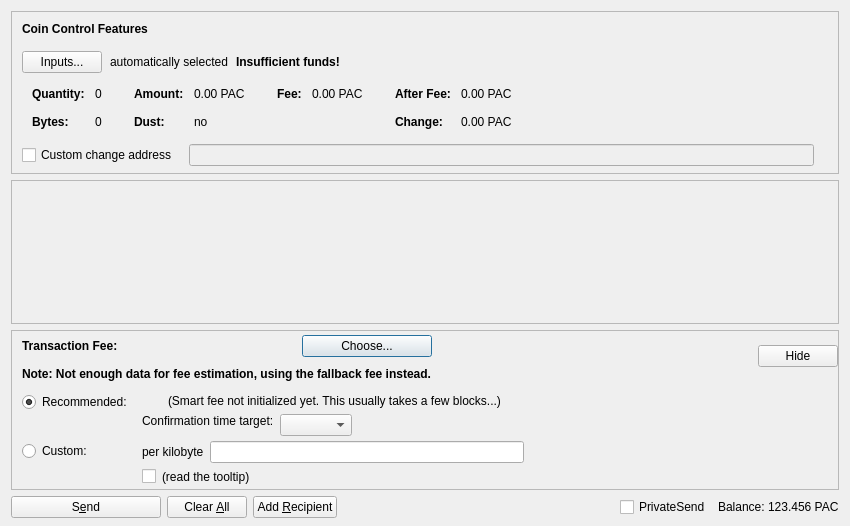
<?xml version="1.0" encoding="UTF-8"?>
<ui version="4.0">
 <class>SendCoinsDialog</class>
 <widget class="QDialog" name="SendCoinsDialog">
  <property name="geometry">
   <rect>
    <x>0</x>
    <y>0</y>
    <width>850</width>
    <height>526</height>
   </rect>
  </property>
  <property name="windowTitle">
   <string>Send Coins</string>
  </property>
  <layout class="QVBoxLayout" name="verticalLayout" stretch="0,1,0,0">
   <property name="bottomMargin">
    <number>8</number>
   </property>
   <item>
    <widget class="QFrame" name="frameCoinControl">
     <property name="sizePolicy">
      <sizepolicy hsizetype="Expanding" vsizetype="Expanding">
       <horstretch>0</horstretch>
       <verstretch>0</verstretch>
      </sizepolicy>
     </property>
     <property name="maximumSize">
      <size>
       <width>16777215</width>
       <height>16777215</height>
      </size>
     </property>
     <property name="frameShape">
      <enum>QFrame::StyledPanel</enum>
     </property>
     <property name="frameShadow">
      <enum>QFrame::Sunken</enum>
     </property>
     <layout class="QVBoxLayout" name="verticalLayoutCoinControl2">
      <property name="spacing">
       <number>0</number>
      </property>
      <property name="leftMargin">
       <number>0</number>
      </property>
      <property name="topMargin">
       <number>0</number>
      </property>
      <property name="rightMargin">
       <number>0</number>
      </property>
      <property name="bottomMargin">
       <number>6</number>
      </property>
      <item>
       <layout class="QVBoxLayout" name="verticalLayoutCoinControl" stretch="0,0,0,0,1">
        <property name="spacing">
         <number>0</number>
        </property>
        <property name="leftMargin">
         <number>10</number>
        </property>
        <property name="topMargin">
         <number>10</number>
        </property>
        <item>
         <layout class="QHBoxLayout" name="horizontalLayoutCoinControl1">
          <property name="bottomMargin">
           <number>15</number>
          </property>
          <item>
           <widget class="QLabel" name="labelCoinControlFeatures">
            <property name="sizePolicy">
             <sizepolicy hsizetype="Preferred" vsizetype="Maximum">
              <horstretch>0</horstretch>
              <verstretch>0</verstretch>
             </sizepolicy>
            </property>
            <property name="font">
             <font>
              <weight>75</weight>
              <bold>true</bold>
             </font>
            </property>
            <property name="styleSheet">
             <string notr="true">font-weight:bold;</string>
            </property>
            <property name="text">
             <string>Coin Control Features</string>
            </property>
           </widget>
          </item>
         </layout>
        </item>
        <item>
         <layout class="QHBoxLayout" name="horizontalLayoutCoinControl2" stretch="0,0,0,0">
          <property name="spacing">
           <number>8</number>
          </property>
          <property name="bottomMargin">
           <number>10</number>
          </property>
          <item>
           <widget class="QPushButton" name="pushButtonCoinControl">
            <property name="styleSheet">
             <string notr="true"/>
            </property>
            <property name="text">
             <string>Inputs...</string>
            </property>
            <property name="autoDefault">
             <bool>false</bool>
            </property>
           </widget>
          </item>
          <item>
           <widget class="QLabel" name="labelCoinControlAutomaticallySelected">
            <property name="text">
             <string>automatically selected</string>
            </property>
            <property name="margin">
             <number>5</number>
            </property>
           </widget>
          </item>
          <item>
           <widget class="QLabel" name="labelCoinControlInsuffFunds">
            <property name="font">
             <font>
              <weight>75</weight>
              <bold>true</bold>
             </font>
            </property>
            <property name="styleSheet">
             <string notr="true">font-weight:bold;</string>
            </property>
            <property name="text">
             <string>Insufficient funds!</string>
            </property>
            <property name="margin">
             <number>5</number>
            </property>
           </widget>
          </item>
          <item>
           <spacer name="horizontalSpacerCoinControl">
            <property name="orientation">
             <enum>Qt::Horizontal</enum>
            </property>
            <property name="sizeHint" stdset="0">
             <size>
              <width>40</width>
              <height>1</height>
             </size>
            </property>
           </spacer>
          </item>
         </layout>
        </item>
        <item>
         <widget class="QWidget" name="widgetCoinControl" native="true">
          <property name="sizePolicy">
           <sizepolicy hsizetype="Preferred" vsizetype="Preferred">
            <horstretch>0</horstretch>
            <verstretch>0</verstretch>
           </sizepolicy>
          </property>
          <property name="minimumSize">
           <size>
            <width>0</width>
            <height>0</height>
           </size>
          </property>
          <property name="styleSheet">
           <string notr="true"/>
          </property>
          <layout class="QHBoxLayout" name="horizontalLayoutCoinControl5">
           <property name="leftMargin">
            <number>0</number>
           </property>
           <property name="topMargin">
            <number>0</number>
           </property>
           <property name="rightMargin">
            <number>0</number>
           </property>
           <property name="bottomMargin">
            <number>0</number>
           </property>
           <item>
            <layout class="QHBoxLayout" name="horizontalLayoutCoinControl3" stretch="0,0,0,1">
             <property name="spacing">
              <number>20</number>
             </property>
             <property name="topMargin">
              <number>0</number>
             </property>
             <property name="bottomMargin">
              <number>10</number>
             </property>
             <item>
              <layout class="QFormLayout" name="formLayoutCoinControl1">
               <property name="horizontalSpacing">
                <number>10</number>
               </property>
               <property name="verticalSpacing">
                <number>14</number>
               </property>
               <property name="leftMargin">
                <number>10</number>
               </property>
               <property name="topMargin">
                <number>4</number>
               </property>
               <property name="rightMargin">
                <number>6</number>
               </property>
               <item row="0" column="0">
                <widget class="QLabel" name="labelCoinControlQuantityText">
                 <property name="font">
                  <font>
                   <weight>75</weight>
                   <bold>true</bold>
                  </font>
                 </property>
                 <property name="text">
                  <string>Quantity:</string>
                 </property>
                 <property name="margin">
                  <number>0</number>
                 </property>
                </widget>
               </item>
               <item row="0" column="1">
                <widget class="QLabel" name="labelCoinControlQuantity">
                 <property name="cursor">
                  <cursorShape>IBeamCursor</cursorShape>
                 </property>
                 <property name="contextMenuPolicy">
                  <enum>Qt::ActionsContextMenu</enum>
                 </property>
                 <property name="text">
                  <string notr="true">0</string>
                 </property>
                 <property name="margin">
                  <number>0</number>
                 </property>
                 <property name="textInteractionFlags">
                  <set>Qt::LinksAccessibleByMouse|Qt::TextSelectableByKeyboard|Qt::TextSelectableByMouse</set>
                 </property>
                </widget>
               </item>
               <item row="1" column="0">
                <widget class="QLabel" name="labelCoinControlBytesText">
                 <property name="font">
                  <font>
                   <weight>75</weight>
                   <bold>true</bold>
                  </font>
                 </property>
                 <property name="text">
                  <string>Bytes:</string>
                 </property>
                </widget>
               </item>
               <item row="1" column="1">
                <widget class="QLabel" name="labelCoinControlBytes">
                 <property name="cursor">
                  <cursorShape>IBeamCursor</cursorShape>
                 </property>
                 <property name="contextMenuPolicy">
                  <enum>Qt::ActionsContextMenu</enum>
                 </property>
                 <property name="text">
                  <string notr="true">0</string>
                 </property>
                 <property name="textInteractionFlags">
                  <set>Qt::LinksAccessibleByMouse|Qt::TextSelectableByKeyboard|Qt::TextSelectableByMouse</set>
                 </property>
                </widget>
               </item>
              </layout>
             </item>
             <item>
              <layout class="QFormLayout" name="formLayoutCoinControl2">
               <property name="horizontalSpacing">
                <number>10</number>
               </property>
               <property name="verticalSpacing">
                <number>14</number>
               </property>
               <property name="leftMargin">
                <number>6</number>
               </property>
               <property name="topMargin">
                <number>4</number>
               </property>
               <property name="rightMargin">
                <number>6</number>
               </property>
               <item row="0" column="0">
                <widget class="QLabel" name="labelCoinControlAmountText">
                 <property name="font">
                  <font>
                   <weight>75</weight>
                   <bold>true</bold>
                  </font>
                 </property>
                 <property name="text">
                  <string>Amount:</string>
                 </property>
                 <property name="margin">
                  <number>0</number>
                 </property>
                </widget>
               </item>
               <item row="0" column="1">
                <widget class="QLabel" name="labelCoinControlAmount">
                 <property name="cursor">
                  <cursorShape>IBeamCursor</cursorShape>
                 </property>
                 <property name="contextMenuPolicy">
                  <enum>Qt::ActionsContextMenu</enum>
                 </property>
                 <property name="text">
                  <string notr="true">0.00 PAC</string>
                 </property>
                 <property name="textInteractionFlags">
                  <set>Qt::LinksAccessibleByMouse|Qt::TextSelectableByKeyboard|Qt::TextSelectableByMouse</set>
                 </property>
                </widget>
               </item>
               <item row="1" column="0">
                <widget class="QLabel" name="labelCoinControlLowOutputText">
                 <property name="font">
                  <font>
                   <weight>75</weight>
                   <bold>true</bold>
                  </font>
                 </property>
                 <property name="text">
                  <string>Dust:</string>
                 </property>
                </widget>
               </item>
               <item row="1" column="1">
                <widget class="QLabel" name="labelCoinControlLowOutput">
                 <property name="cursor">
                  <cursorShape>IBeamCursor</cursorShape>
                 </property>
                 <property name="contextMenuPolicy">
                  <enum>Qt::ActionsContextMenu</enum>
                 </property>
                 <property name="text">
                  <string notr="true">no</string>
                 </property>
                 <property name="textInteractionFlags">
                  <set>Qt::LinksAccessibleByMouse|Qt::TextSelectableByKeyboard|Qt::TextSelectableByMouse</set>
                 </property>
                </widget>
               </item>
              </layout>
             </item>
             <item>
              <layout class="QFormLayout" name="formLayoutCoinControl3">
               <property name="horizontalSpacing">
                <number>10</number>
               </property>
               <property name="verticalSpacing">
                <number>14</number>
               </property>
               <property name="leftMargin">
                <number>6</number>
               </property>
               <property name="topMargin">
                <number>4</number>
               </property>
               <property name="rightMargin">
                <number>6</number>
               </property>
               <item row="0" column="0">
                <widget class="QLabel" name="labelCoinControlFeeText">
                 <property name="font">
                  <font>
                   <weight>75</weight>
                   <bold>true</bold>
                  </font>
                 </property>
                 <property name="text">
                  <string>Fee:</string>
                 </property>
                 <property name="margin">
                  <number>0</number>
                 </property>
                </widget>
               </item>
               <item row="0" column="1">
                <widget class="QLabel" name="labelCoinControlFee">
                 <property name="cursor">
                  <cursorShape>IBeamCursor</cursorShape>
                 </property>
                 <property name="contextMenuPolicy">
                  <enum>Qt::ActionsContextMenu</enum>
                 </property>
                 <property name="text">
                  <string notr="true">0.00 PAC</string>
                 </property>
                 <property name="textInteractionFlags">
                  <set>Qt::LinksAccessibleByMouse|Qt::TextSelectableByKeyboard|Qt::TextSelectableByMouse</set>
                 </property>
                </widget>
               </item>
              </layout>
             </item>
             <item>
              <layout class="QFormLayout" name="formLayoutCoinControl4">
               <property name="horizontalSpacing">
                <number>10</number>
               </property>
               <property name="verticalSpacing">
                <number>14</number>
               </property>
               <property name="leftMargin">
                <number>6</number>
               </property>
               <property name="topMargin">
                <number>4</number>
               </property>
               <property name="rightMargin">
                <number>6</number>
               </property>
               <item row="0" column="0">
                <widget class="QLabel" name="labelCoinControlAfterFeeText">
                 <property name="font">
                  <font>
                   <weight>75</weight>
                   <bold>true</bold>
                  </font>
                 </property>
                 <property name="text">
                  <string>After Fee:</string>
                 </property>
                 <property name="margin">
                  <number>0</number>
                 </property>
                </widget>
               </item>
               <item row="0" column="1">
                <widget class="QLabel" name="labelCoinControlAfterFee">
                 <property name="cursor">
                  <cursorShape>IBeamCursor</cursorShape>
                 </property>
                 <property name="contextMenuPolicy">
                  <enum>Qt::ActionsContextMenu</enum>
                 </property>
                 <property name="text">
                  <string notr="true">0.00 PAC</string>
                 </property>
                 <property name="textInteractionFlags">
                  <set>Qt::LinksAccessibleByMouse|Qt::TextSelectableByKeyboard|Qt::TextSelectableByMouse</set>
                 </property>
                </widget>
               </item>
               <item row="1" column="0">
                <widget class="QLabel" name="labelCoinControlChangeText">
                 <property name="font">
                  <font>
                   <weight>75</weight>
                   <bold>true</bold>
                  </font>
                 </property>
                 <property name="text">
                  <string>Change:</string>
                 </property>
                </widget>
               </item>
               <item row="1" column="1">
                <widget class="QLabel" name="labelCoinControlChange">
                 <property name="cursor">
                  <cursorShape>IBeamCursor</cursorShape>
                 </property>
                 <property name="contextMenuPolicy">
                  <enum>Qt::ActionsContextMenu</enum>
                 </property>
                 <property name="text">
                  <string notr="true">0.00 PAC</string>
                 </property>
                 <property name="textInteractionFlags">
                  <set>Qt::LinksAccessibleByMouse|Qt::TextSelectableByKeyboard|Qt::TextSelectableByMouse</set>
                 </property>
                </widget>
               </item>
              </layout>
             </item>
            </layout>
           </item>
          </layout>
         </widget>
        </item>
        <item>
         <layout class="QHBoxLayout" name="horizontalLayoutCoinControl4" stretch="0,0,0">
          <property name="spacing">
           <number>12</number>
          </property>
          <property name="sizeConstraint">
           <enum>QLayout::SetDefaultConstraint</enum>
          </property>
          <property name="topMargin">
           <number>5</number>
          </property>
          <property name="rightMargin">
           <number>5</number>
          </property>
          <item>
           <widget class="QCheckBox" name="checkBoxCoinControlChange">
            <property name="toolTip">
             <string>If this is activated, but the change address is empty or invalid, change will be sent to a newly generated address.</string>
            </property>
            <property name="text">
             <string>Custom change address</string>
            </property>
           </widget>
          </item>
          <item>
           <widget class="QValidatedLineEdit" name="lineEditCoinControlChange">
            <property name="enabled">
             <bool>false</bool>
            </property>
            <property name="sizePolicy">
             <sizepolicy hsizetype="Expanding" vsizetype="Fixed">
              <horstretch>0</horstretch>
              <verstretch>0</verstretch>
             </sizepolicy>
            </property>
           </widget>
          </item>
          <item>
           <widget class="QLabel" name="labelCoinControlChangeLabel">
            <property name="sizePolicy">
             <sizepolicy hsizetype="Preferred" vsizetype="Expanding">
              <horstretch>0</horstretch>
              <verstretch>0</verstretch>
             </sizepolicy>
            </property>
            <property name="minimumSize">
             <size>
              <width>0</width>
              <height>0</height>
             </size>
            </property>
            <property name="text">
             <string/>
            </property>
            <property name="margin">
             <number>3</number>
            </property>
           </widget>
          </item>
         </layout>
        </item>
        <item>
         <spacer name="verticalSpacerCoinControl">
          <property name="orientation">
           <enum>Qt::Vertical</enum>
          </property>
          <property name="sizeHint" stdset="0">
           <size>
            <width>800</width>
            <height>1</height>
           </size>
          </property>
         </spacer>
        </item>
       </layout>
      </item>
     </layout>
    </widget>
   </item>
   <item>
    <widget class="QScrollArea" name="scrollArea">
     <property name="widgetResizable">
      <bool>true</bool>
     </property>
     <widget class="QWidget" name="scrollAreaWidgetContents">
      <property name="geometry">
       <rect>
        <x>0</x>
        <y>0</y>
        <width>830</width>
        <height>104</height>
       </rect>
      </property>
      <layout class="QVBoxLayout" name="verticalLayout_2" stretch="0,1">
       <property name="leftMargin">
        <number>0</number>
       </property>
       <property name="topMargin">
        <number>0</number>
       </property>
       <property name="rightMargin">
        <number>0</number>
       </property>
       <property name="bottomMargin">
        <number>0</number>
       </property>
       <item>
        <layout class="QVBoxLayout" name="entries">
         <property name="spacing">
          <number>6</number>
         </property>
        </layout>
       </item>
       <item>
        <spacer name="verticalSpacer">
         <property name="orientation">
          <enum>Qt::Vertical</enum>
         </property>
         <property name="sizeHint" stdset="0">
          <size>
           <width>20</width>
           <height>40</height>
          </size>
         </property>
        </spacer>
       </item>
      </layout>
     </widget>
    </widget>
   </item>
   <item>
    <widget class="QFrame" name="frameFee">
     <property name="sizePolicy">
      <sizepolicy hsizetype="Expanding" vsizetype="Expanding">
       <horstretch>0</horstretch>
       <verstretch>0</verstretch>
      </sizepolicy>
     </property>
     <property name="maximumSize">
      <size>
       <width>16777215</width>
       <height>16777215</height>
      </size>
     </property>
     <property name="frameShape">
      <enum>QFrame::StyledPanel</enum>
     </property>
     <property name="frameShadow">
      <enum>QFrame::Sunken</enum>
     </property>
     <layout class="QVBoxLayout" name="verticalLayoutFee1">
      <property name="spacing">
       <number>0</number>
      </property>
      <property name="leftMargin">
       <number>0</number>
      </property>
      <property name="topMargin">
       <number>0</number>
      </property>
      <property name="rightMargin">
       <number>0</number>
      </property>
      <property name="bottomMargin">
       <number>0</number>
      </property>
      <item>
       <layout class="QVBoxLayout" name="verticalLayoutFee2" stretch="0,0,0">
        <property name="spacing">
         <number>0</number>
        </property>
        <property name="leftMargin">
         <number>10</number>
        </property>
        <property name="topMargin">
         <number>0</number>
        </property>
        <item>
         <layout class="QHBoxLayout" name="horizontalLayoutFee1">
          <property name="bottomMargin">
           <number>0</number>
          </property>
          <item>
           <layout class="QVBoxLayout" name="verticalLayoutFee7">
            <property name="spacing">
             <number>0</number>
            </property>
            <item>
             <spacer name="verticalSpacerSmartFee">
              <property name="orientation">
               <enum>Qt::Vertical</enum>
              </property>
              <property name="sizeType">
               <enum>QSizePolicy::Fixed</enum>
              </property>
              <property name="sizeHint" stdset="0">
               <size>
                <width>1</width>
                <height>4</height>
               </size>
              </property>
             </spacer>
            </item>
            <item>
             <layout class="QHBoxLayout" name="horizontalLayoutSmartFee">
              <property name="spacing">
               <number>10</number>
              </property>
              <item>
               <widget class="QLabel" name="labelFeeHeadline">
                <property name="sizePolicy">
                 <sizepolicy hsizetype="Preferred" vsizetype="Maximum">
                  <horstretch>0</horstretch>
                  <verstretch>0</verstretch>
                 </sizepolicy>
                </property>
                <property name="font">
                 <font>
                  <weight>75</weight>
                  <bold>true</bold>
                 </font>
                </property>
                <property name="styleSheet">
                 <string notr="true">font-weight:bold;</string>
                </property>
                <property name="text">
                 <string>Transaction Fee:</string>
                </property>
               </widget>
              </item>
              <item>
               <widget class="QLabel" name="labelFeeMinimized">
                <property name="text">
                 <string/>
                </property>
               </widget>
              </item>
              <item>
               <widget class="QPushButton" name="buttonChooseFee">
                <property name="text">
                 <string>Choose...</string>
                </property>
               </widget>
              </item>
             </layout>
            </item>
            <item>
             <spacer name="verticalSpacer_7">
              <property name="orientation">
               <enum>Qt::Vertical</enum>
              </property>
              <property name="sizeHint" stdset="0">
               <size>
                <width>1</width>
                <height>10</height>
               </size>
              </property>
             </spacer>
            </item>
            <item>
             <widget class="QLabel" name="fallbackFeeWarningLabel">
              <property name="toolTip">
               <string>Using the fallbackfee can result in sending a transaction that will take several hours or days (or never) to confirm. Consider choosing your fee manually or wait until you have validated the complete chain.</string>
              </property>
              <property name="font">
              <font>
                  <weight>75</weight>
                  <bold>true</bold>
              </font>
              </property>
              <property name="text">
               <string>Note: Not enough data for fee estimation, using the fallback fee instead.</string>
              </property>
              <property name="wordWrap">
               <bool>false</bool>
              </property>
             </widget>
            </item>
            <item>
             <spacer name="verticalSpacer_5">
              <property name="orientation">
               <enum>Qt::Vertical</enum>
              </property>
              <property name="sizeHint" stdset="0">
               <size>
                <width>1</width>
                <height>1</height>
               </size>
              </property>
             </spacer>
            </item>
           </layout>
          </item>
          <item>
           <spacer name="horizontalSpacer_4">
            <property name="orientation">
             <enum>Qt::Horizontal</enum>
            </property>
            <property name="sizeHint" stdset="0">
             <size>
              <width>1</width>
              <height>1</height>
             </size>
            </property>
           </spacer>
          </item>
          <item>
           <widget class="QPushButton" name="buttonMinimizeFee">
            <property name="toolTip">
             <string>collapse fee-settings</string>
            </property>
            <property name="text">
             <string>Hide</string>
            </property>
           </widget>
          </item>
         </layout>
        </item>
        <item>
         <widget class="QFrame" name="frameFeeSelection">
          <layout class="QVBoxLayout" name="verticalLayoutFee12">
           <property name="spacing">
            <number>0</number>
           </property>
           <property name="leftMargin">
            <number>0</number>
           </property>
           <property name="topMargin">
            <number>0</number>
           </property>
           <property name="rightMargin">
            <number>0</number>
           </property>
           <property name="bottomMargin">
            <number>0</number>
           </property>
           <item>
            <layout class="QGridLayout" name="gridLayoutFee">
             <property name="topMargin">
              <number>10</number>
             </property>
             <property name="bottomMargin">
              <number>4</number>
             </property>
             <property name="horizontalSpacing">
              <number>10</number>
             </property>
             <property name="verticalSpacing">
              <number>4</number>
             </property>
             <item row="1" column="1">
              <layout class="QVBoxLayout" name="verticalLayoutFee8">
               <property name="spacing">
                <number>6</number>
               </property>
               <item>
                <layout class="QHBoxLayout" name="horizontalLayoutFee13">
                 <item>
                  <widget class="QLabel" name="labelCustomPerKilobyte">
                   <property name="toolTip">
                    <string>If the custom fee is set to 1000 duffs and the transaction is only 250 bytes, then &quot;per kilobyte&quot; only pays 250 duffs in fee,&lt;br /&gt;while &quot;at least&quot; pays 1000 duffs. For transactions bigger than a kilobyte both pay by kilobyte.</string>
                   </property>
                   <property name="text">
                    <string>per kilobyte</string>
                   </property>
                  </widget>
                 </item>
                 <item>
                  <widget class="BitcoinAmountField" name="customFee"/>
                 </item>
                 <item>
                  <spacer name="horizontalSpacer_6">
                   <property name="orientation">
                    <enum>Qt::Horizontal</enum>
                   </property>
                   <property name="sizeHint" stdset="0">
                    <size>
                     <width>1</width>
                     <height>1</height>
                    </size>
                   </property>
                  </spacer>
                 </item>
                </layout>
               </item>
               <item>
                <layout class="QHBoxLayout" name="horizontalLayoutFee8">
                 <item>
                  <widget class="QCheckBox" name="checkBoxMinimumFee">
                   <property name="toolTip">
                    <string>Paying only the minimum fee is just fine as long as there is less transaction volume than space in the blocks.&lt;br /&gt;But be aware that this can end up in a never confirming transaction once there is more demand for pacglobal transactions than the network can process.</string>
                   </property>
                   <property name="text">
                    <string/>
                   </property>
                  </widget>
                 </item>
                 <item>
                  <widget class="QLabel" name="labelMinFeeWarning">
                   <property name="enabled">
                    <bool>true</bool>
                   </property>
                   <property name="toolTip">
                    <string>Paying only the minimum fee is just fine as long as there is less transaction volume than space in the blocks.&lt;br /&gt;But be aware that this can end up in a never confirming transaction once there is more demand for pacglobal transactions than the network can process.</string>
                   </property>
                   <property name="text">
                    <string>(read the tooltip)</string>
                   </property>
                   <property name="margin">
                    <number>5</number>
                   </property>
                  </widget>
                 </item>
                 <item>
                  <spacer name="horizontalSpacer_2">
                   <property name="orientation">
                    <enum>Qt::Horizontal</enum>
                   </property>
                   <property name="sizeHint" stdset="0">
                    <size>
                     <width>1</width>
                     <height>1</height>
                    </size>
                   </property>
                  </spacer>
                 </item>
                </layout>
               </item>
              </layout>
             </item>
             <item row="0" column="0">
              <layout class="QVBoxLayout" name="verticalLayoutFee4" stretch="0,1">
               <item>
                <widget class="QRadioButton" name="radioSmartFee">
                 <property name="text">
                  <string>Recommended:</string>
                 </property>
                 <property name="checked">
                  <bool>true</bool>
                 </property>
                 <attribute name="buttonGroup">
                  <string notr="true">groupFee</string>
                 </attribute>
                </widget>
               </item>
               <item>
                <spacer name="verticalSpacer_2">
                 <property name="orientation">
                  <enum>Qt::Vertical</enum>
                 </property>
                 <property name="sizeHint" stdset="0">
                  <size>
                   <width>1</width>
                   <height>1</height>
                  </size>
                 </property>
                </spacer>
               </item>
              </layout>
             </item>
             <item row="1" column="0">
              <layout class="QVBoxLayout" name="verticalLayoutFee9" stretch="0,1">
               <item>
                <widget class="QRadioButton" name="radioCustomFee">
                 <property name="text">
                  <string>Custom:</string>
                 </property>
                 <attribute name="buttonGroup">
                  <string notr="true">groupFee</string>
                 </attribute>
                </widget>
               </item>
               <item>
                <spacer name="verticalSpacer_6">
                 <property name="orientation">
                  <enum>Qt::Vertical</enum>
                 </property>
                 <property name="sizeHint" stdset="0">
                  <size>
                   <width>1</width>
                   <height>1</height>
                  </size>
                 </property>
                </spacer>
               </item>
              </layout>
             </item>
             <item row="0" column="1">
              <layout class="QVBoxLayout" name="verticalLayoutFee3" stretch="0,0,1">
               <property name="spacing">
                <number>6</number>
               </property>
               <property name="topMargin">
                <number>2</number>
               </property>
               <item>
                <layout class="QHBoxLayout" name="horizontalLayoutFee12">
                 <item>
                  <widget class="QLabel" name="labelSmartFee">
                   <property name="text">
                    <string/>
                   </property>
                   <property name="margin">
                    <number>2</number>
                   </property>
                  </widget>
                 </item>
                 <item>
                  <widget class="QLabel" name="labelFeeEstimation">
                   <property name="text">
                    <string/>
                   </property>
                  </widget>
                 </item>
                 <item>
                  <widget class="QLabel" name="labelSmartFee2">
                   <property name="text">
                    <string>(Smart fee not initialized yet. This usually takes a few blocks...)</string>
                   </property>
                   <property name="margin">
                    <number>2</number>
                   </property>
                  </widget>
                 </item>
                 <item>
                  <spacer name="horizontalSpacer_5">
                   <property name="orientation">
                    <enum>Qt::Horizontal</enum>
                   </property>
                   <property name="sizeHint" stdset="0">
                    <size>
                     <width>1</width>
                     <height>1</height>
                    </size>
                   </property>
                  </spacer>
                 </item>
                </layout>
               </item>
               <item>
                <layout class="QHBoxLayout" name="horizontalLayoutFee9">
                 <item>
                  <layout class="QVBoxLayout" name="verticalLayoutFee6">
                   <item>
                    <widget class="QLabel" name="labelSmartFee3">
                     <property name="text">
                      <string>Confirmation time target:</string>
                     </property>
                     <property name="margin">
                      <number>2</number>
                     </property>
                    </widget>
                   </item>
                   <item>
                    <spacer name="verticalSpacer_3">
                     <property name="orientation">
                      <enum>Qt::Vertical</enum>
                     </property>
                     <property name="sizeHint" stdset="0">
                      <size>
                       <width>1</width>
                       <height>1</height>
                      </size>
                     </property>
                    </spacer>
                   </item>
                  </layout>
                 </item>
                 <item>
                  <layout class="QVBoxLayout" name="verticalLayoutFee5">
                   <property name="rightMargin">
                    <number>30</number>
                   </property>
                   <item>
                    <layout class="QHBoxLayout" name="horizontalLayoutConfTarget">
                     <property name="bottomMargin">
                      <number>0</number>
                     </property>
                     <item>
                      <widget class="QComboBox" name="confTargetSelector"/>
                     </item>
                     <item>
                      <spacer name="horizontalSpacerConfTarget">
                       <property name="orientation">
                        <enum>Qt::Horizontal</enum>
                       </property>
                       <property name="sizeHint" stdset="0">
                        <size>
                         <width>40</width>
                         <height>20</height>
                        </size>
                       </property>
                      </spacer>
                     </item>
                    </layout>
                   </item>
                  </layout>
                 </item>
                </layout>
               </item>
               <item>
                <spacer name="verticalSpacer_4">
                 <property name="orientation">
                  <enum>Qt::Vertical</enum>
                 </property>
                 <property name="sizeHint" stdset="0">
                  <size>
                   <width>1</width>
                   <height>1</height>
                  </size>
                 </property>
                </spacer>
               </item>
              </layout>
             </item>
            </layout>
           </item>
          </layout>
         </widget>
        </item>
        <item>
         <spacer name="verticalSpacerFee">
          <property name="orientation">
           <enum>Qt::Vertical</enum>
          </property>
          <property name="sizeHint" stdset="0">
           <size>
            <width>800</width>
            <height>1</height>
           </size>
          </property>
         </spacer>
        </item>
       </layout>
      </item>
     </layout>
    </widget>
   </item>
   <item>
    <layout class="QHBoxLayout" name="horizontalLayout">
     <item>
      <widget class="QPushButton" name="sendButton">
       <property name="minimumSize">
        <size>
         <width>150</width>
         <height>0</height>
        </size>
       </property>
       <property name="toolTip">
        <string>Confirm the send action</string>
       </property>
       <property name="text">
        <string>S&amp;end</string>
       </property>
       <property name="autoDefault">
        <bool>false</bool>
       </property>
       <property name="default">
        <bool>false</bool>
       </property>
      </widget>
     </item>
     <item>
      <widget class="QPushButton" name="clearButton">
       <property name="sizePolicy">
        <sizepolicy hsizetype="Minimum" vsizetype="Fixed">
         <horstretch>0</horstretch>
         <verstretch>0</verstretch>
        </sizepolicy>
       </property>
       <property name="toolTip">
        <string>Clear all fields of the form.</string>
       </property>
       <property name="text">
        <string>Clear &amp;All</string>
       </property>
       <property name="autoDefault">
        <bool>false</bool>
       </property>
      </widget>
     </item>
     <item>
      <widget class="QPushButton" name="addButton">
       <property name="toolTip">
        <string>Send to multiple recipients at once</string>
       </property>
       <property name="text">
        <string>Add &amp;Recipient</string>
       </property>
       <property name="autoDefault">
        <bool>false</bool>
       </property>
      </widget>
     </item>
     <item>
      <spacer name="horizontalSpacer">
       <property name="orientation">
        <enum>Qt::Horizontal</enum>
       </property>
       <property name="sizeHint" stdset="0">
        <size>
         <width>40</width>
         <height>20</height>
        </size>
       </property>
      </spacer>
     </item>
     <item>
      <layout class="QHBoxLayout" name="horizontalLayout_2">
       <property name="spacing">
        <number>3</number>
       </property>
       <item>
        <widget class="QCheckBox" name="checkUsePrivateSend">
         <property name="minimumSize">
          <size>
           <width>95</width>
           <height>0</height>
          </size>
         </property>
         <property name="text">
          <string>PrivateSend</string>
         </property>
         <property name="checked">
          <bool>false</bool>
         </property>
        </widget>
       </item>
       <item>
        <widget class="QLabel" name="label">
         <property name="text">
          <string>Balance:</string>
         </property>
        </widget>
       </item>
       <item>
        <widget class="QLabel" name="labelBalance">
         <property name="sizePolicy">
          <sizepolicy hsizetype="Preferred" vsizetype="Fixed">
           <horstretch>0</horstretch>
           <verstretch>0</verstretch>
          </sizepolicy>
         </property>
         <property name="cursor">
          <cursorShape>IBeamCursor</cursorShape>
         </property>
         <property name="text">
          <string notr="true">123.456 PAC</string>
         </property>
         <property name="textInteractionFlags">
          <set>Qt::LinksAccessibleByMouse|Qt::TextSelectableByKeyboard|Qt::TextSelectableByMouse</set>
         </property>
        </widget>
       </item>
      </layout>
     </item>
    </layout>
   </item>
  </layout>
 </widget>
 <customwidgets>
  <customwidget>
   <class>QValidatedLineEdit</class>
   <extends>QLineEdit</extends>
   <header>qvalidatedlineedit.h</header>
  </customwidget>
  <customwidget>
   <class>BitcoinAmountField</class>
   <extends>QLineEdit</extends>
   <header>bitcoinamountfield.h</header>
   <container>1</container>
  </customwidget>
 </customwidgets>
 <resources>
  <include location="../dash.qrc"/>
 </resources>
 <connections/>
 <buttongroups>
  <buttongroup name="groupFee"/>
 </buttongroups>
</ui>
